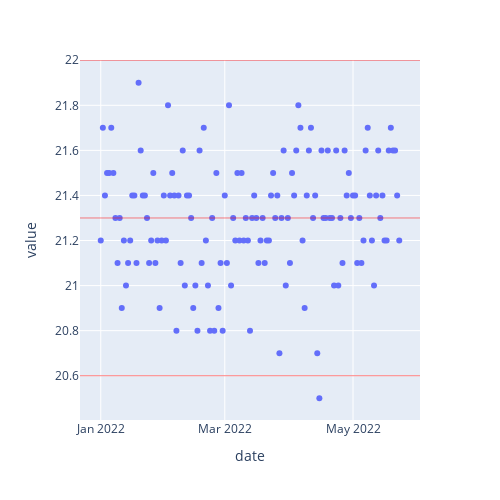

The code cell stored with this chart in its notebook:
### Code cell
fig=px.scatter(df_ins_A, x='date', y='value',width=500,height=500)
fig.add_hline((df_ins_A['lower_spec']).iloc[-1], line_color='red', line_width=0.5)
fig.add_hline((df_ins_A['target']).iloc[-1], line_color='red', line_width=0.5)
fig.add_hline((df_ins_A['upper_spec']).iloc[-1], line_color='red', line_width=0.5)

### Figure 1 — Plotly figure (JSON) as saved in the notebook; plotly's stock layout.template omitted (floating-point values rounded to 4 significant figures; data arrays with more than 128 entries replaced by an {"elided": "..."} marker saying what was removed)
{"data": [{"hovertemplate": "date=%{x}<br>value=%{y}<extra></extra>", "legendgroup": "", "marker": {"color": "#636efa", "symbol": "circle"}, "mode": "markers", "name": "", "orientation": "v", "showlegend": false, "type": "scatter", "x": {"elided": "143 str values"}, "xaxis": "x", "y": {"elided": "143 float values"}, "yaxis": "y"}], "layout": {"height": 500, "legend": {"tracegroupgap": 0}, "margin": {"t": 60}, "shapes": [{"line": {"color": "red", "width": 0.5}, "type": "line", "x0": 0, "x1": 1, "xref": "x domain", "y0": 20.6, "y1": 20.6, "yref": "y"}, {"line": {"color": "red", "width": 0.5}, "type": "line", "x0": 0, "x1": 1, "xref": "x domain", "y0": 21.3, "y1": 21.3, "yref": "y"}, {"line": {"color": "red", "width": 0.5}, "type": "line", "x0": 0, "x1": 1, "xref": "x domain", "y0": 22, "y1": 22, "yref": "y"}], "width": 500, "xaxis": {"anchor": "y", "domain": [0, 1], "title": {"text": "date"}}, "yaxis": {"anchor": "x", "domain": [0, 1], "title": {"text": "value"}}}}
